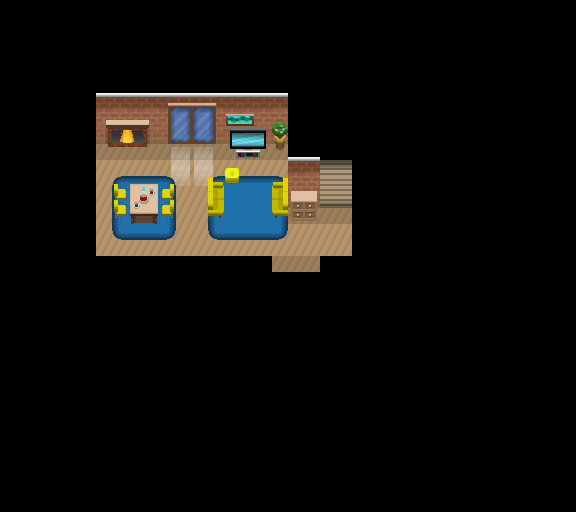

Below is a game level as drawn by its tile map, then a one-line description and the .tmx that defines it (tile-layer data replaced by summaries):
An orthogonal 36x32 tile map with 16x16 px tiles, 4 tile layers (Base1, Base2, Collision, Above), 1 hidden layer not drawn.

<map version="1.0" orientation="orthogonal" width="36" height="32" tilewidth="16" tileheight="16">
 <tileset firstgid="1" name="indoor_tiles" tilewidth="16" tileheight="16">
  <image source="indoor_tiles.png" trans="ffffff" width="512" height="496" />
 </tileset>
 <layer name="Base1" width="36" height="32">
  <data>[1152 cells, 1152 non-empty, 21 distinct tile ids]</data>
 </layer>
 <layer name="Base2" width="36" height="32">
  <data>[1152 cells, 40 non-empty, 13 distinct tile ids]</data>
 </layer>
 <layer name="Base3" width="36" height="32" visible="0">
  <data>[1152 cells, 0 non-empty, 0 distinct tile ids]</data>
 </layer>
 <layer name="Collision" width="36" height="32">
  <data>[1152 cells, 135 non-empty, 57 distinct tile ids]</data>
 </layer>
 <layer name="Above" width="36" height="32">
  <data>[1152 cells, 28 non-empty, 24 distinct tile ids]</data>
 </layer>
</map>
